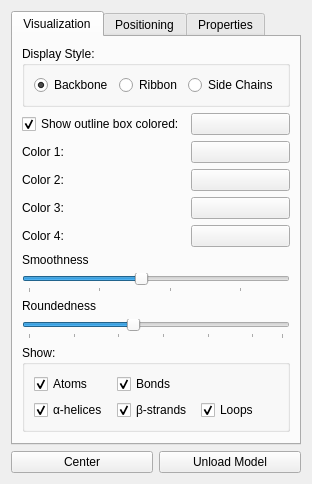
<?xml version="1.0" encoding="UTF-8"?>
<ui version="4.0">
 <class>DialogAtomVisualization</class>
 <widget class="QWidget" name="DialogAtomVisualization">
  <property name="geometry">
   <rect>
    <x>0</x>
    <y>0</y>
    <width>277</width>
    <height>479</height>
   </rect>
  </property>
  <property name="sizePolicy">
   <sizepolicy hsizetype="Preferred" vsizetype="Maximum">
    <horstretch>0</horstretch>
    <verstretch>0</verstretch>
   </sizepolicy>
  </property>
  <property name="windowTitle">
   <string>Visualization</string>
  </property>
  <layout class="QVBoxLayout" name="verticalLayout_2">
   <item>
    <widget class="QTabWidget" name="tabWidget">
     <property name="sizePolicy">
      <sizepolicy hsizetype="Expanding" vsizetype="Maximum">
       <horstretch>0</horstretch>
       <verstretch>0</verstretch>
      </sizepolicy>
     </property>
     <property name="currentIndex">
      <number>0</number>
     </property>
     <widget class="QWidget" name="tab">
      <attribute name="title">
       <string>Visualization</string>
      </attribute>
      <layout class="QVBoxLayout" name="verticalLayout">
       <item>
        <widget class="QGroupBox" name="groupBoxDisplayStyle">
         <property name="sizePolicy">
          <sizepolicy hsizetype="Preferred" vsizetype="Maximum">
           <horstretch>0</horstretch>
           <verstretch>0</verstretch>
          </sizepolicy>
         </property>
         <property name="title">
          <string>Display Style:</string>
         </property>
         <layout class="QGridLayout">
          <item row="0" column="0">
           <widget class="QRadioButton" name="radioButtonBackbone">
            <property name="text">
             <string>Backbone</string>
            </property>
            <property name="checked">
             <bool>true</bool>
            </property>
           </widget>
          </item>
          <item row="0" column="1">
           <widget class="QRadioButton" name="radioButtonRibbon">
            <property name="text">
             <string>Ribbon</string>
            </property>
           </widget>
          </item>
          <item row="0" column="2">
           <widget class="QRadioButton" name="radioButtonSideChain">
            <property name="text">
             <string>Side Chains</string>
            </property>
            <property name="checked">
             <bool>false</bool>
            </property>
           </widget>
          </item>
         </layout>
        </widget>
       </item>
       <item>
        <layout class="QGridLayout" name="gridLayout_2">
         <item row="0" column="0">
          <widget class="QCheckBox" name="checkBoxBoundingBox">
           <property name="sizePolicy">
            <sizepolicy hsizetype="Maximum" vsizetype="Fixed">
             <horstretch>0</horstretch>
             <verstretch>0</verstretch>
            </sizepolicy>
           </property>
           <property name="text">
            <string>Show outline box colored:</string>
           </property>
           <property name="checked">
            <bool>true</bool>
           </property>
          </widget>
         </item>
         <item row="0" column="1">
          <widget class="ColoredPushButton" name="pushButtonBoundingBoxColor">
           <property name="sizePolicy">
            <sizepolicy hsizetype="Minimum" vsizetype="Minimum">
             <horstretch>0</horstretch>
             <verstretch>0</verstretch>
            </sizepolicy>
           </property>
           <property name="text">
            <string/>
           </property>
          </widget>
         </item>
         <item row="1" column="0">
          <widget class="QLabel" name="labelColor1">
           <property name="text">
            <string>Color 1:</string>
           </property>
          </widget>
         </item>
         <item row="1" column="1">
          <widget class="ColoredPushButton" name="pushButtonColor1">
           <property name="sizePolicy">
            <sizepolicy hsizetype="Minimum" vsizetype="Minimum">
             <horstretch>0</horstretch>
             <verstretch>0</verstretch>
            </sizepolicy>
           </property>
           <property name="text">
            <string/>
           </property>
          </widget>
         </item>
         <item row="2" column="0">
          <widget class="QLabel" name="labelColor2">
           <property name="text">
            <string>Color 2:</string>
           </property>
          </widget>
         </item>
         <item row="2" column="1">
          <widget class="ColoredPushButton" name="pushButtonColor2">
           <property name="sizePolicy">
            <sizepolicy hsizetype="Minimum" vsizetype="Minimum">
             <horstretch>0</horstretch>
             <verstretch>0</verstretch>
            </sizepolicy>
           </property>
           <property name="text">
            <string/>
           </property>
          </widget>
         </item>
         <item row="3" column="0">
          <widget class="QLabel" name="labelColor3">
           <property name="text">
            <string>Color 3:</string>
           </property>
          </widget>
         </item>
         <item row="3" column="1">
          <widget class="ColoredPushButton" name="pushButtonColor3">
           <property name="sizePolicy">
            <sizepolicy hsizetype="Minimum" vsizetype="Minimum">
             <horstretch>0</horstretch>
             <verstretch>0</verstretch>
            </sizepolicy>
           </property>
           <property name="text">
            <string/>
           </property>
          </widget>
         </item>
         <item row="4" column="0">
          <widget class="QLabel" name="labelColor4">
           <property name="text">
            <string>Color 4:</string>
           </property>
          </widget>
         </item>
         <item row="4" column="1">
          <widget class="ColoredPushButton" name="pushButtonColor4">
           <property name="sizePolicy">
            <sizepolicy hsizetype="Minimum" vsizetype="Minimum">
             <horstretch>0</horstretch>
             <verstretch>0</verstretch>
            </sizepolicy>
           </property>
           <property name="text">
            <string/>
           </property>
          </widget>
         </item>
        </layout>
       </item>
       <item>
        <widget class="QLabel" name="labelSmoothness">
         <property name="text">
          <string>Smoothness</string>
         </property>
        </widget>
       </item>
       <item>
        <widget class="QSlider" name="hSliderSmoothness">
         <property name="minimum">
          <number>2</number>
         </property>
         <property name="maximum">
          <number>20</number>
         </property>
         <property name="value">
          <number>10</number>
         </property>
         <property name="orientation">
          <enum>Qt::Horizontal</enum>
         </property>
         <property name="tickPosition">
          <enum>QSlider::TicksBelow</enum>
         </property>
         <property name="tickInterval">
          <number>5</number>
         </property>
        </widget>
       </item>
       <item>
        <widget class="QLabel" name="labelRoundedness">
         <property name="text">
          <string>Roundedness</string>
         </property>
        </widget>
       </item>
       <item>
        <widget class="QSlider" name="hSliderRoundedness">
         <property name="minimum">
          <number>3</number>
         </property>
         <property name="maximum">
          <number>20</number>
         </property>
         <property name="value">
          <number>10</number>
         </property>
         <property name="orientation">
          <enum>Qt::Horizontal</enum>
         </property>
         <property name="tickPosition">
          <enum>QSlider::TicksBelow</enum>
         </property>
         <property name="tickInterval">
          <number>3</number>
         </property>
        </widget>
       </item>
       <item>
        <widget class="QGroupBox" name="groupBoxShow">
         <property name="sizePolicy">
          <sizepolicy hsizetype="Preferred" vsizetype="Maximum">
           <horstretch>0</horstretch>
           <verstretch>0</verstretch>
          </sizepolicy>
         </property>
         <property name="title">
          <string>Show:</string>
         </property>
         <layout class="QGridLayout" name="gridLayout">
          <item row="0" column="0">
           <widget class="QCheckBox" name="checkBoxShowAtoms">
            <property name="text">
             <string>Atoms</string>
            </property>
            <property name="checked">
             <bool>true</bool>
            </property>
           </widget>
          </item>
          <item row="0" column="1">
           <widget class="QCheckBox" name="checkBoxShowBonds">
            <property name="text">
             <string>Bonds</string>
            </property>
            <property name="checked">
             <bool>true</bool>
            </property>
           </widget>
          </item>
          <item row="1" column="0">
           <widget class="QCheckBox" name="checkBoxShowHelices">
            <property name="text">
             <string>α-helices</string>
            </property>
            <property name="checked">
             <bool>true</bool>
            </property>
           </widget>
          </item>
          <item row="1" column="1">
           <widget class="QCheckBox" name="checkBoxShowStrands">
            <property name="text">
             <string>β-strands</string>
            </property>
            <property name="checked">
             <bool>true</bool>
            </property>
           </widget>
          </item>
          <item row="1" column="2">
           <widget class="QCheckBox" name="checkBoxShowLoops">
            <property name="text">
             <string>Loops</string>
            </property>
            <property name="checked">
             <bool>true</bool>
            </property>
           </widget>
          </item>
         </layout>
        </widget>
       </item>
       <item>
        <spacer>
         <property name="orientation">
          <enum>Qt::Vertical</enum>
         </property>
         <property name="sizeHint" stdset="0">
          <size>
           <width>20</width>
           <height>16</height>
          </size>
         </property>
        </spacer>
       </item>
      </layout>
     </widget>
     <widget class="QWidget" name="tab_2">
      <attribute name="title">
       <string>Positioning</string>
      </attribute>
      <layout class="QGridLayout">
       <item row="0" column="0">
        <widget class="QGroupBox" name="GroupBoxLocation_2">
         <property name="title">
          <string>Scale:</string>
         </property>
         <layout class="QGridLayout">
          <property name="margin">
           <number>6</number>
          </property>
          <property name="spacing">
           <number>0</number>
          </property>
          <item row="0" column="0">
           <widget class="QLabel" name="labelSizeX">
            <property name="sizePolicy">
             <sizepolicy hsizetype="Maximum" vsizetype="Preferred">
              <horstretch>0</horstretch>
              <verstretch>0</verstretch>
             </sizepolicy>
            </property>
            <property name="text">
             <string>X:</string>
            </property>
           </widget>
          </item>
          <item row="0" column="1">
           <widget class="QDoubleSpinBox" name="doubleSpinBoxSizeX">
            <property name="decimals">
             <number>8</number>
            </property>
            <property name="maximum">
             <double>99999999999999.984375000000000</double>
            </property>
            <property name="value">
             <double>1.000000000000000</double>
            </property>
           </widget>
          </item>
          <item row="1" column="0">
           <widget class="QLabel" name="labelSizeY">
            <property name="sizePolicy">
             <sizepolicy hsizetype="Maximum" vsizetype="Preferred">
              <horstretch>0</horstretch>
              <verstretch>0</verstretch>
             </sizepolicy>
            </property>
            <property name="text">
             <string>Y:</string>
            </property>
           </widget>
          </item>
          <item row="1" column="1">
           <widget class="QDoubleSpinBox" name="doubleSpinBoxSizeY">
            <property name="decimals">
             <number>8</number>
            </property>
            <property name="maximum">
             <double>99999999999999.984375000000000</double>
            </property>
            <property name="value">
             <double>1.000000000000000</double>
            </property>
           </widget>
          </item>
          <item row="2" column="0">
           <widget class="QLabel" name="labelSizeZ">
            <property name="sizePolicy">
             <sizepolicy hsizetype="Maximum" vsizetype="Preferred">
              <horstretch>0</horstretch>
              <verstretch>0</verstretch>
             </sizepolicy>
            </property>
            <property name="text">
             <string>Z:</string>
            </property>
           </widget>
          </item>
          <item row="2" column="1">
           <widget class="QDoubleSpinBox" name="doubleSpinBoxSizeZ">
            <property name="decimals">
             <number>8</number>
            </property>
            <property name="maximum">
             <double>99999999999999.984375000000000</double>
            </property>
            <property name="value">
             <double>1.000000000000000</double>
            </property>
           </widget>
          </item>
         </layout>
        </widget>
       </item>
       <item row="1" column="0">
        <widget class="QGroupBox" name="GroupBoxLocation">
         <property name="title">
          <string>Location:</string>
         </property>
         <layout class="QGridLayout">
          <property name="margin">
           <number>6</number>
          </property>
          <property name="spacing">
           <number>0</number>
          </property>
          <item row="0" column="0">
           <widget class="QLabel" name="labelLocationX">
            <property name="sizePolicy">
             <sizepolicy hsizetype="Maximum" vsizetype="Preferred">
              <horstretch>0</horstretch>
              <verstretch>0</verstretch>
             </sizepolicy>
            </property>
            <property name="text">
             <string>X:</string>
            </property>
           </widget>
          </item>
          <item row="0" column="1">
           <widget class="QDoubleSpinBox" name="doubleSpinBoxLocationX">
            <property name="decimals">
             <number>8</number>
            </property>
            <property name="minimum">
             <double>-100000000000000.000000000000000</double>
            </property>
            <property name="maximum">
             <double>100000000000000.000000000000000</double>
            </property>
            <property name="value">
             <double>0.000000000000000</double>
            </property>
           </widget>
          </item>
          <item row="1" column="0">
           <widget class="QLabel" name="labelLocationY">
            <property name="sizePolicy">
             <sizepolicy hsizetype="Maximum" vsizetype="Preferred">
              <horstretch>0</horstretch>
              <verstretch>0</verstretch>
             </sizepolicy>
            </property>
            <property name="text">
             <string>Y:</string>
            </property>
           </widget>
          </item>
          <item row="1" column="1">
           <widget class="QDoubleSpinBox" name="doubleSpinBoxLocationY">
            <property name="decimals">
             <number>8</number>
            </property>
            <property name="minimum">
             <double>-100000000000000.000000000000000</double>
            </property>
            <property name="maximum">
             <double>99999999999999.984375000000000</double>
            </property>
           </widget>
          </item>
          <item row="2" column="0">
           <widget class="QLabel" name="labelLocationZ">
            <property name="sizePolicy">
             <sizepolicy hsizetype="Maximum" vsizetype="Preferred">
              <horstretch>0</horstretch>
              <verstretch>0</verstretch>
             </sizepolicy>
            </property>
            <property name="text">
             <string>Z:</string>
            </property>
           </widget>
          </item>
          <item row="2" column="1">
           <widget class="QDoubleSpinBox" name="doubleSpinBoxLocationZ">
            <property name="decimals">
             <number>8</number>
            </property>
            <property name="minimum">
             <double>-100000000000000.000000000000000</double>
            </property>
            <property name="maximum">
             <double>99999999999999.984375000000000</double>
            </property>
           </widget>
          </item>
         </layout>
        </widget>
       </item>
      </layout>
     </widget>
     <widget class="QWidget" name="tab_3">
      <attribute name="title">
       <string>Properties</string>
      </attribute>
      <layout class="QGridLayout">
       <item row="0" column="0">
        <widget class="QLabel" name="label_2">
         <property name="sizePolicy">
          <sizepolicy hsizetype="Maximum" vsizetype="Preferred">
           <horstretch>0</horstretch>
           <verstretch>0</verstretch>
          </sizepolicy>
         </property>
         <property name="text">
          <string>File Name:</string>
         </property>
        </widget>
       </item>
       <item row="0" column="1">
        <widget class="QLabel" name="labelModelName">
         <property name="maximumSize">
          <size>
           <width>200</width>
           <height>16777215</height>
          </size>
         </property>
         <property name="text">
          <string>...</string>
         </property>
         <property name="wordWrap">
          <bool>true</bool>
         </property>
        </widget>
       </item>
       <item row="1" column="0">
        <widget class="QLabel" name="label">
         <property name="sizePolicy">
          <sizepolicy hsizetype="Maximum" vsizetype="Preferred">
           <horstretch>0</horstretch>
           <verstretch>0</verstretch>
          </sizepolicy>
         </property>
         <property name="text">
          <string>Model Size:</string>
         </property>
        </widget>
       </item>
       <item row="1" column="1">
        <widget class="QLabel" name="labelModelSize">
         <property name="text">
          <string>{X, Y, Z}</string>
         </property>
        </widget>
       </item>
       <item row="2" column="0">
        <spacer>
         <property name="orientation">
          <enum>Qt::Vertical</enum>
         </property>
         <property name="sizeHint" stdset="0">
          <size>
           <width>20</width>
           <height>40</height>
          </size>
         </property>
        </spacer>
       </item>
      </layout>
     </widget>
    </widget>
   </item>
   <item>
    <layout class="QGridLayout">
     <item row="0" column="0">
      <widget class="QPushButton" name="pushButtonCenter">
       <property name="text">
        <string comment="Center the model">Center</string>
       </property>
      </widget>
     </item>
     <item row="0" column="1">
      <widget class="QPushButton" name="pushButtonClose">
       <property name="text">
        <string comment="Close the model">Unload Model</string>
       </property>
      </widget>
     </item>
    </layout>
   </item>
   <item>
    <spacer>
     <property name="orientation">
      <enum>Qt::Vertical</enum>
     </property>
     <property name="sizeHint" stdset="0">
      <size>
       <width>20</width>
       <height>40</height>
      </size>
     </property>
    </spacer>
   </item>
  </layout>
 </widget>
 <customwidgets>
  <customwidget>
   <class>ColoredPushButton</class>
   <extends>QPushButton</extends>
   <header>colored_push_button.h</header>
  </customwidget>
 </customwidgets>
 <tabstops>
  <tabstop>tabWidget</tabstop>
  <tabstop>radioButtonBackbone</tabstop>
  <tabstop>radioButtonRibbon</tabstop>
  <tabstop>radioButtonSideChain</tabstop>
  <tabstop>checkBoxBoundingBox</tabstop>
  <tabstop>pushButtonBoundingBoxColor</tabstop>
  <tabstop>pushButtonColor1</tabstop>
  <tabstop>pushButtonColor2</tabstop>
  <tabstop>pushButtonColor3</tabstop>
  <tabstop>pushButtonColor4</tabstop>
  <tabstop>checkBoxShowAtoms</tabstop>
  <tabstop>checkBoxShowBonds</tabstop>
  <tabstop>checkBoxShowHelices</tabstop>
  <tabstop>checkBoxShowStrands</tabstop>
  <tabstop>checkBoxShowLoops</tabstop>
  <tabstop>pushButtonCenter</tabstop>
  <tabstop>pushButtonClose</tabstop>
  <tabstop>doubleSpinBoxSizeX</tabstop>
  <tabstop>doubleSpinBoxSizeY</tabstop>
  <tabstop>doubleSpinBoxSizeZ</tabstop>
  <tabstop>doubleSpinBoxLocationX</tabstop>
  <tabstop>doubleSpinBoxLocationY</tabstop>
  <tabstop>doubleSpinBoxLocationZ</tabstop>
 </tabstops>
 <resources/>
 <connections/>
</ui>
